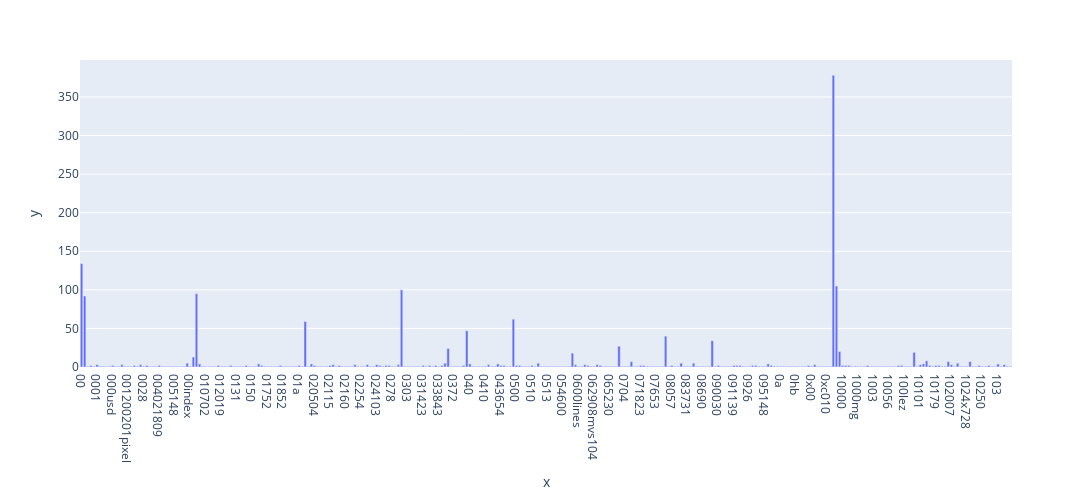

Write notebook code for a chart like this one.
### Markdown cell above
### >>> **Exercise 14 (take home):** 
The chart above contains all the vocabulary, and it's computationally intensive to both compute and visualize. Can you efficiently reduce the number of terms you want to visualize as an exercise.

### Code cell
# Answer here
# I filtered out those data who have 0 frequency
my_freq = term_frequencies[:300]
my_vocab = count_vect.get_feature_names_out()[np.nonzero(my_freq)]

my_graph = px.bar(x=my_vocab, y=my_freq)
my_graph.update_layout(
	width=1200,
	height=500,
)

my_graph.show()

### Figure 1 — Plotly figure (JSON) as saved in the notebook; plotly's stock layout.template omitted (floating-point values rounded to 4 significant figures; data arrays with more than 128 entries replaced by an {"elided": "..."} marker saying what was removed)
{"data": [{"alignmentgroup": "True", "hovertemplate": "x=%{x}<br>y=%{y}<extra></extra>", "legendgroup": "", "marker": {"color": "#636efa", "pattern": {"shape": ""}}, "name": "", "offsetgroup": "", "orientation": "v", "showlegend": false, "textposition": "auto", "type": "bar", "x": {"elided": "300 str values"}, "xaxis": "x", "y": {"elided": "300 int values"}, "yaxis": "y"}], "layout": {"barmode": "relative", "height": 500, "legend": {"tracegroupgap": 0}, "margin": {"t": 60}, "width": 1200, "xaxis": {"anchor": "y", "domain": [0, 1], "title": {"text": "x"}}, "yaxis": {"anchor": "x", "domain": [0, 1], "title": {"text": "y"}}}}
